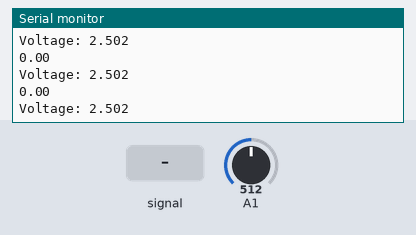
A sketch run on a simulated Arduino Uno, built with avr-gcc and run on an emulated ATmega328P. On the bench: the last lines printed to the serial monitor. Inputs (shaded band) come from the test bench; at power-on: A1 = 512.

Above: at 2.4 s.
2.5 s: A1 fed a 2 Hz sine of ±306 counts around its level
At 3.0 s:
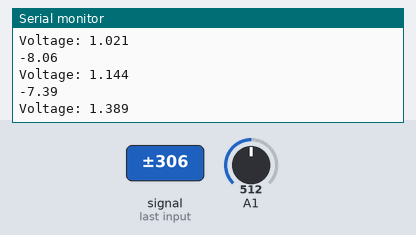
5.5 s: A1 set to 716
At 6.4 s:
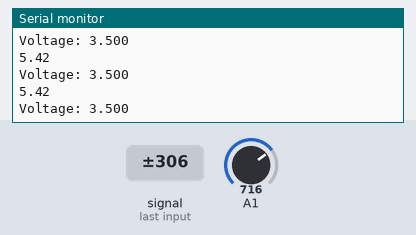
8.5 s: A1 fed a 2 Hz sine of ±306 counts around its level
At 9.0 s:
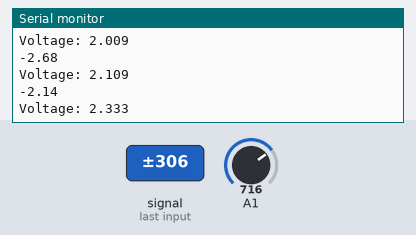
11.5 s: A1 set to 900
At 12.0 s:
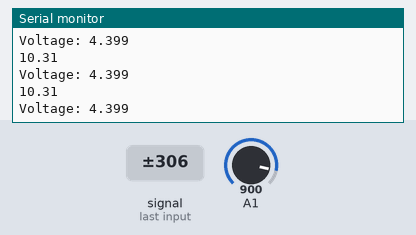
Timing chart, 0 to 14.5 s (numbered marks = the images above; inputs shaded):
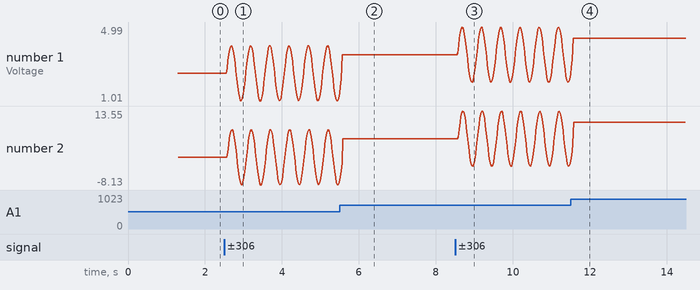

The sketch:

current4.ino
```cpp
//*** CURRENT USING HALL EFFECT SENSOR ***//

float zeroPoint;
float resolution = 0.1838966;

void setup() {
  Serial.begin(9600);

  // Automatic Calibration Process //
  // This calibration assumes that the resolution of the ACS712 stays the same, but the voltage readout for 0 A fluctuates //
  // To calibrate, make sure that the script initializes with 0A on the sensor //
  zeroPoint = get_voltage(10000);
  Serial.print("Zero point = ");
  Serial.println(zeroPoint);
}


void loop() {

  // ask for an average sensor voltage of 10000 measurments
  float sensorVoltage = get_voltage(100);
  float current;

  // print the voltage output of the sensor
  Serial.print("Voltage: ");
  Serial.println(sensorVoltage ,3);

  current = ((sensorVoltage - zeroPoint)/resolution);
  Serial.println(current);

}

float get_voltage(int n_datapoints)
{

  float voltage = 0;

  for(int i=0; i < n_datapoints; i++)
  {
    voltage = voltage + analogRead(A1) * (5.0 / 1023.0);
  }

  voltage = voltage/n_datapoints;
  return(voltage);
}
```

Measured:
- after the input at 2.5 s, the serial monitor: prints a new line after 0.08 s (image 1)
- after the input at 8.5 s, the serial monitor: prints a new line after 0.07 s (image 3)
- plotted number 1: 2.5 → 1.42 after the input at 2.5 s, 3.5 → 2.45 after the input at 8.5 s
- plotted number 2: 0 → -7.29 after the input at 2.5 s, 5.42 → -1.73 after the input at 8.5 s
